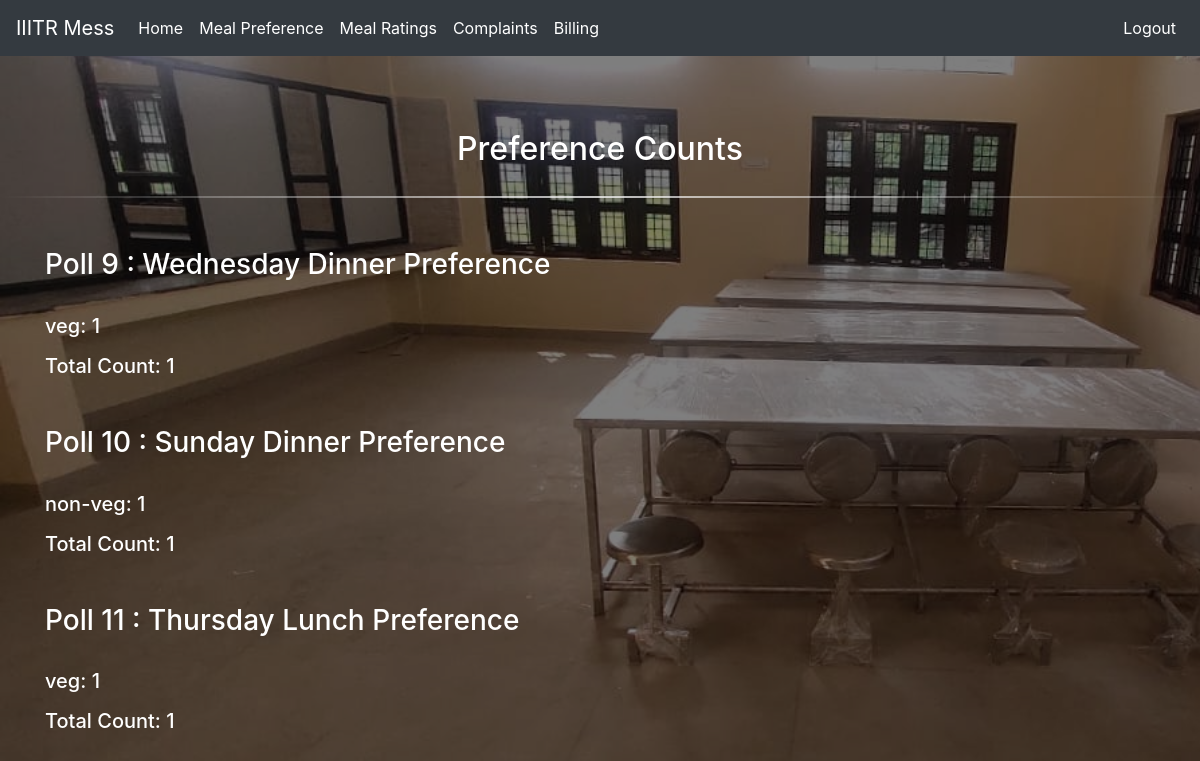
Page /results_cat.php (signed in) on the committed database.
### tables this page shows
CREATE TABLE `polls` (
  `poll_id` int(11) NOT NULL,
  `question` varchar(255) NOT NULL
);

### results_cat.php (the view, shortened to what this page needs)
<?php
include("config.php");
$all_polls_query = "SELECT poll_id, question FROM polls";
$all_polls_result = mysqli_query($conn, $all_polls_query);
?>
<!doctype html>
<html lang="en">
<head>
</head>
<body>
</body>
</html>
<!doctype html>
<html lang="en">
  <head>
    <link rel="stylesheet" href="https://stackpath.bootstrapcdn.com/bootstrap/4.3.1/css/bootstrap.min.css">
  </head>
  <body>
  <?php include("caterer_nav.php"); ?>
<br>
  <div class="container">
    <div class="row justify-content-center">
        <div class="col-md-8">
            <h2 class="text-center">Preference Counts</h2>
      </div>
    </div>
  </div><hr>
<div class="container">
    <div class="row mt-5">
        <div class="col-md-12 mx-auto text-left">
    <?php
    while ($row = mysqli_fetch_assoc($all_polls_result)) {
        $poll_id = $row['poll_id'];
        $question = $row['question'];
        echo "<h3>Poll $poll_id : $question</h3><br>";
        $votes_table = "votes_" . $poll_id;
        $get_votes_query = "SELECT preference, COUNT(*) as total_votes FROM $votes_table GROUP BY preference";
        $votes_result = mysqli_query($conn, $get_votes_query);
        while ($vote_row = mysqli_fetch_assoc($votes_result)) {
            $preference = $vote_row['preference'];
            $total_votes = $vote_row['total_votes'];
            echo "<h5><p>$preference:        $total_votes</p><h5>";
        }
        $total_votes_query = "SELECT COUNT(*) as total_votes FROM $votes_table";
        $total_votes_result = mysqli_query($conn, $total_votes_query);
        $total_votes_row = mysqli_fetch_assoc($total_votes_result);
        $total_votes = $total_votes_row['total_votes'];
        echo "<h5><p>Total Count: $total_votes</p><h5><br>";
    }
    ?>
        </div>
    </div>
</div>
</body>
</html>

### results_cat.php (style rules this page uses)
body { background-image: url('mess.jpeg'); background-size: cover; background-repeat: no-repeat; background-attachment: fixed; color: white; }
body::before { content: ""; position: fixed; top: 0; left: 0; width: 100%; height: 100%; background: rgba(0, 0, 0, 0.5); z-index: -1; }
.container { margin-top: 50px; }
hr { border: 0; height: 2px; background: linear-gradient(to right, rgba(255,255,255,0), rgba(255,255,255,0.75), rgba(255,255,255,0)); margin: 20px 0; }

### rows in the picture
polls: poll_id "9", question "Wednesday Dinner Preference", preference "veg", total_votes "1"
polls: poll_id "10", question "Sunday Dinner Preference", preference "non-veg", total_votes "1"
polls: poll_id "11", question "Thursday Lunch Preference", preference "veg", total_votes "1"
